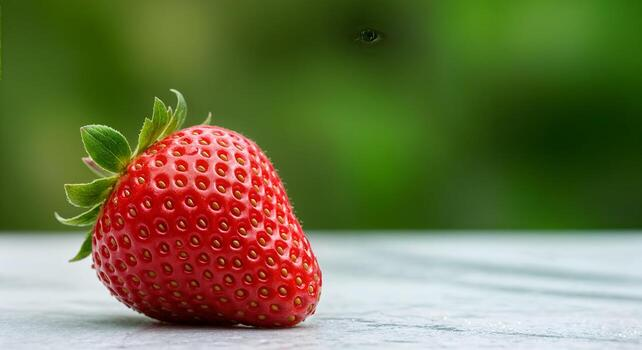
#> input picture data/test1.jpg, 642 x 350 px, found by its file name
$ python processing.py
#> lines starting #> are read from the running program, lines starting #| are printed output that depends on the picture
import cv2
import numpy as np
import seaborn as sns
import matplotlib.pyplot as plt

img = cv2.imread("data/test1.jpg", cv2.IMREAD_GRAYSCALE)
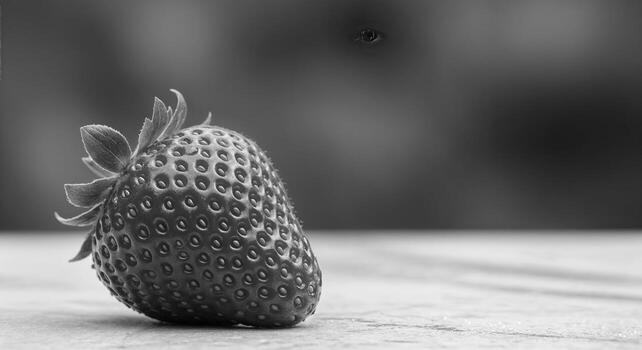
#> img: shape (350, 642); min 0, max 253, mean 110.1
h, w = img.shape
#> h = 350; w = 642

# hist = np.zeros(256)
# for p in img.flatten():
#     hist[p] += 1

hist = np.bincount(img.flatten(), minlength=256)
#> hist = 256 values, max 3597 at index 64, min 0 at index 252, mean 877.7

"""For normalized histogram"""
# hist = hist / (h * w)

cv2.imshow("Image", img)
cv2.waitKey(0)

cv2.destroyAllWindows()

sns.barplot(x=range(256), y=hist)
plt.xticks([])
plt.show()
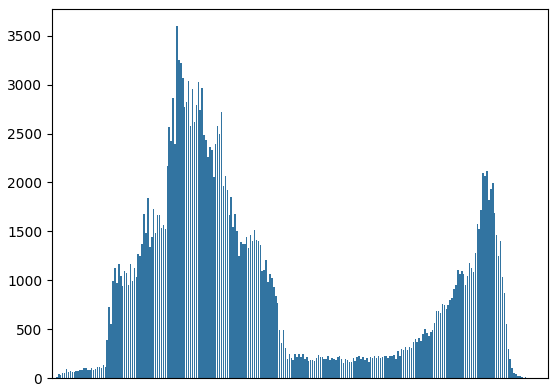
#> figure drawn by matplotlib, 1 panel

$ run again, with data/test2.jpg copied over data/test1.jpg
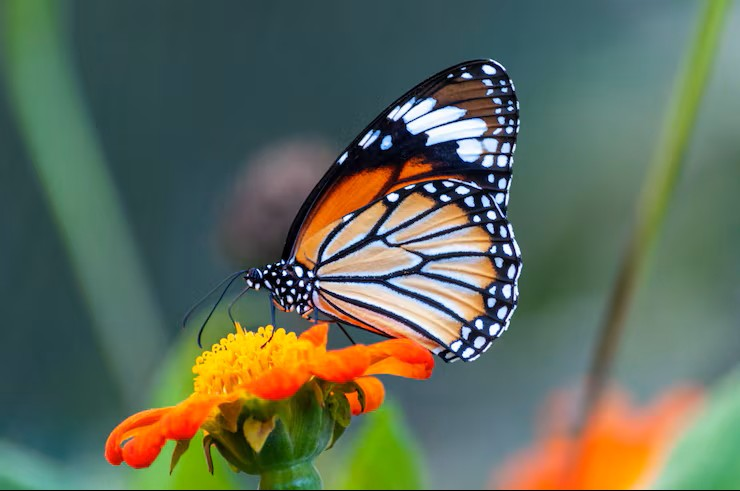
#> input picture data/test2.jpg, 740 x 491 px, found by its file name
#> `img = cv2.imread("data/test1.jpg", cv2.IMREAD_GRAYSCALE)`:
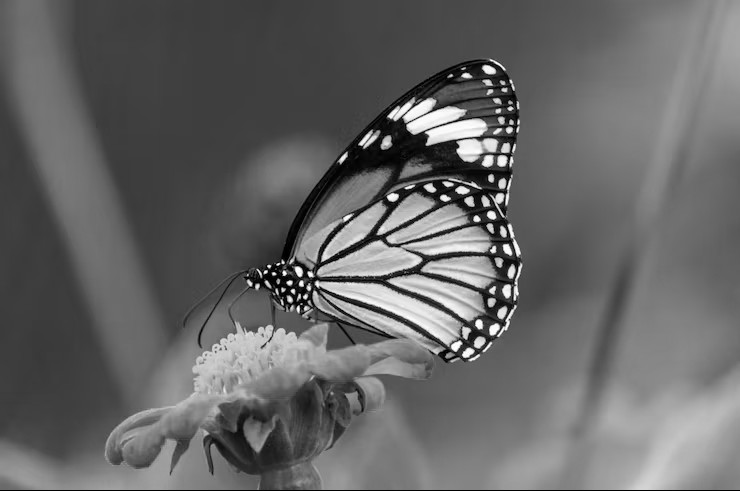
#> img: shape (491, 740); min 0, max 255, mean 101.5
#> hist = 256 values, max 15181 at index 62, min 30 at index 254, mean 1419.3
#> `plt.show()`:
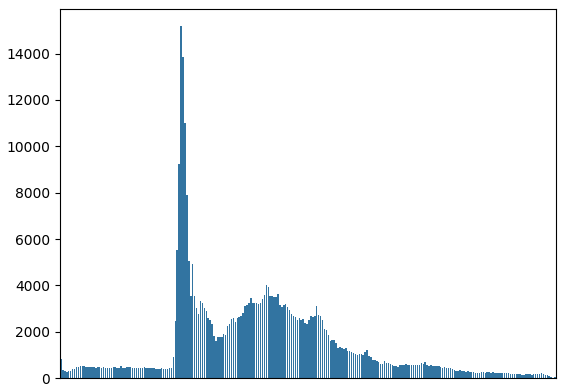
#> figure drawn by matplotlib, 1 panel
